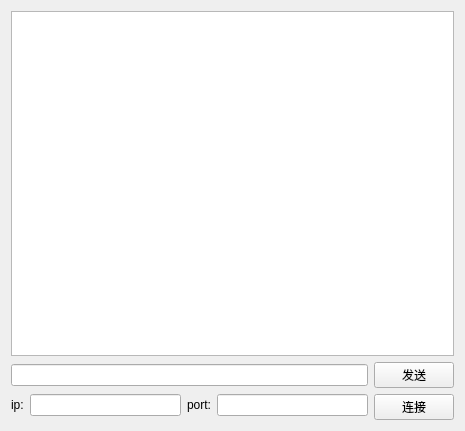
<?xml version="1.0" encoding="UTF-8"?>
<ui version="4.0">
 <class>Widget</class>
 <widget class="QWidget" name="Widget">
  <property name="geometry">
   <rect>
    <x>0</x>
    <y>0</y>
    <width>465</width>
    <height>431</height>
   </rect>
  </property>
  <property name="windowTitle">
   <string>Widget</string>
  </property>
  <layout class="QVBoxLayout" name="verticalLayout_3">
   <item>
    <widget class="QTextEdit" name="textEdit"/>
   </item>
   <item>
    <layout class="QHBoxLayout" name="horizontalLayout">
     <item>
      <layout class="QVBoxLayout" name="verticalLayout_2">
       <item>
        <widget class="QLineEdit" name="lineEdit_send"/>
       </item>
       <item>
        <layout class="QHBoxLayout" name="horizontalLayout_2">
         <item>
          <widget class="QLabel" name="label">
           <property name="text">
            <string>ip:</string>
           </property>
          </widget>
         </item>
         <item>
          <widget class="QLineEdit" name="lineEdit_ip"/>
         </item>
         <item>
          <widget class="QLabel" name="label_2">
           <property name="text">
            <string>port:</string>
           </property>
          </widget>
         </item>
         <item>
          <widget class="QLineEdit" name="lineEdit_port"/>
         </item>
        </layout>
       </item>
      </layout>
     </item>
     <item>
      <layout class="QVBoxLayout" name="verticalLayout">
       <item>
        <widget class="QPushButton" name="pushButton_send">
         <property name="text">
          <string>发送</string>
         </property>
        </widget>
       </item>
       <item>
        <widget class="QPushButton" name="pushButton_link">
         <property name="text">
          <string>连接</string>
         </property>
        </widget>
       </item>
      </layout>
     </item>
    </layout>
   </item>
  </layout>
 </widget>
 <resources/>
 <connections/>
</ui>
